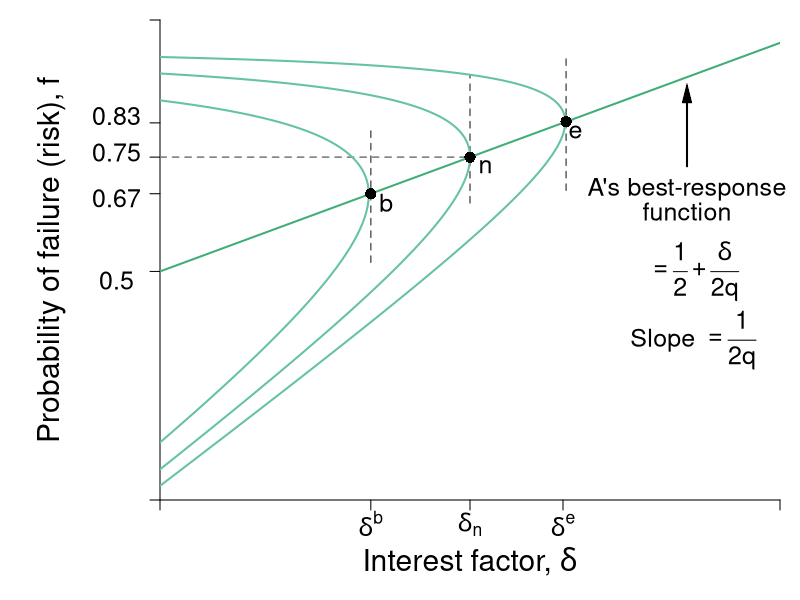

This figure's R source:
#Graph Designer: Simon Halliday
#Authors: Bowles, Foley and Halliday
#Title: Coordination, Conflict and Competition: A Text in Microeconomics

library(shape)
pdf(file = "credit/non_contractual_brf_part_b.pdf", width = 8, height = 6)

#Set parameters for graphics
axislabelsize <- 1.8
labelsize <- 1.5
namesize <- 1.8
annotatesize <- 1.5
graphlinewidth <- 2
segmentlinewidth <- 1.5

COL <- c("#7fc97f", "#beaed4", "#fdc086", "#ffff99", "#386cb0", "#f0027f", "#bf5b17", "#666666")
COLA <- c("#e0f3db", "#99d8c9","#66c2a4","#41ae76", "#238b45", "#005824")
COLB <- c("#c6dbef", "#4eb3d3", "#2b8cbe", "#0868ac","#084081")
grays <- gray.colors(25, start = 1, end = 0)

#Edited the margins to cater for the larger LHS labels
par(mar =  c(5, 8, 1, 1))

brfFn <- function(delta, mu = 1) {
  .5 + (delta / (2 * mu)) 
}

isoreturnFn <- function(delta, pi=0.125) {
  1 - (pi)/delta
}


yFn <- function(d1, f1, mu = 1){
  mu*f1*(1 - f1) - d1*(1 - f1)
}

ylow <- function(delta, mu = 1, ybar = 0.03){
  (-sqrt(delta^2 - 2*delta*mu + mu^2 - 4*mu*ybar) + delta + mu)/(2*mu)
}

yhigh <- function(delta, mu = 1, ybar = 0.03){
  (sqrt(delta^2 - 2*delta*mu + mu^2 - 4*mu*ybar) + delta + mu)/(2*mu)
}

xlims <- c(0, 1)
ylims <- c(0, 1.05)

npts <- 501 
d1 <- seq(xlims[1], xlims[2], length.out = npts)
f1 <- seq(ylims[1], ylims[2], length.out = npts) 
a <- c(0.03, 0.0625, 0.11)

plot(0, 0, xlim = xlims, ylim = ylims, type = "n",
     xlab = expression(paste("")),
     ylab = expression(paste("")), 
     xaxt = "n", 
     yaxt = "n", 
     cex.lab = axislabelsize, 
     bty = "n", 
     xaxs = "i", 
     yaxs = "i"
)


# ticksy <- seq(from = 0, to = ylims[2], by = 0.1)
# ylabels <- seq(from = 0, to = ylims[2], by = 0.1)
# ticksx <- seq(from = 0, to = xlims[2], by = 0.1)
# xlabels <- seq(from = 0, to = xlims[2], by = 0.1)
ticksy <- c(ylims[1], 0.5, brfFn(delta = 0.34), brfFn(delta = 0.5), brfFn(delta = 0.65), ylims[2])
ylabels <- c(NA, NA, NA, NA, NA, NA, NA)
#ylabels <- c(NA, expression(paste(f == frac(1,2))), expression(paste(f^d)), expression(paste(f*(delta^L) )),  expression(paste(f*(delta^n) == frac(3,4))),expression(paste(f*(delta^H) )), expression(paste(f^e)), NA)
ticksx <- c(xlims[1], 0.34, 0.5, 0.65, xlims[2])
xlabels <- c(NA,  expression(paste(delta^b)), expression(paste(delta[n])), expression(paste(delta^e)), NA)

axis(1, at = ticksx, pos = 0, labels = xlabels, cex.axis = labelsize)
axis(2, at = ticksy, pos = 0, labels = ylabels, las = 1,cex.axis = labelsize)

#ylabels <- c(NA, expression(paste(f == frac(1,2))), expression(paste(f^d)), expression(paste(f*(delta^L) )),  expression(paste(f*(delta^n) == frac(3,4))),expression(paste(f*(delta^H) )), expression(paste(f^e)), NA)
# text(-0.0905, 0.48, expression(paste(frac(1,2) == f)), cex = labelsize, xpd =TRUE)
# # text(-0.05, 0.58, expression(paste(f^d)), cex = labelsize, xpd =TRUE)
# text(-0.07, 0.66, expression(paste(f*(delta^L) )), cex = labelsize, xpd =TRUE)
# text(-0.105, 0.76, expression(paste(frac(3,4) == f*(delta^n) )), cex = labelsize, xpd =TRUE)
# text(-0.07, 0.84, expression(paste(f*(delta^n))), cex = labelsize, xpd =TRUE)
# text(-0.07, 0.93, expression(paste(f*(delta^H) )), cex = labelsize, xpd =TRUE)
# text(-0.05, 1.05, expression(paste(f^e)), cex = labelsize, xpd =TRUE)
# 
# y-labels with numeric values
text(-0.07, 0.48, expression(paste(0.50)), cex = labelsize, xpd = TRUE)
# text(-0.07, 0.58, expression(paste(0.57)), cex = labelsize, xpd = TRUE)
text(-0.07, 0.66, expression(paste(0.67)), cex = labelsize, xpd = TRUE)
text(-0.07, 0.76, expression(paste(0.75)), cex = labelsize, xpd = TRUE)
text(-0.07, 0.84, expression(paste(0.83)), cex = labelsize, xpd = TRUE)
# text(-0.07, 0.93, expression(paste(0.93)), cex = labelsize, xpd = TRUE)
# text(-0.07, 1.05, expression(paste(1.05)), cex = labelsize, xpd =TRUE)

npts <- 503 
xx1 <- seq(xlims[1], xlims[2], length.out = npts)
xx2 <- seq(0, 1, length.out = npts)

#Draw the graphs
lines(xx1, brfFn(xx1), col = COLA[4], lwd = graphlinewidth)

#Axis labels
mtext(expression(paste("Interest factor, ", delta)), side = 1, line = 3, cex = axislabelsize)
text(-0.175, 0.5*(ylims[2]), expression(paste("Probability of failure (risk), ", f)), xpd = TRUE, cex = axislabelsize, srt = 90) 



segments(0.5, 0.65, 0.5, yhigh(delta = 0.5), lty = 2, col = grays[22] , lwd = segmentlinewidth)
#segments(0, yhigh(delta = 0.5), 0.5, yhigh(delta = 0.5), lty = 2, col = grays[20] , lwd = segmentlinewidth)
#segments(0, ylow(delta = 0.5), 0.5, ylow(delta = 0.5), lty = 2, col = grays[20] , lwd = segmentlinewidth)

segments(0.34, brfFn(delta = 0.34) - 0.15, 0.34, brfFn(delta = 0.34) + 0.15, lty = 2, col = grays[22] , lwd = segmentlinewidth)
segments(0.655, brfFn(delta = 0.655) - 0.15, 0.655, brfFn(delta = 0.655) + 0.15, lty = 2, col = grays[22] , lwd = segmentlinewidth)
segments(0, brfFn(delta = 0.5), 0.5, brfFn(delta = 0.5), lty = 2, col = grays[20] , lwd = segmentlinewidth)

# 
# segments(8, 0, 8,indiffA(x = 8)  , lty = 2, col = "gray" , lwd = segmentlinewidth)
# segments(0, indiffA(x = 8) , 8,indiffA(x = 8)  , lty = 2, col = "gray" , lwd = segmentlinewidth)

#Contour lines
contour(d1, f1,
        outer(d1, f1, yFn),
        drawlabels = FALSE,
        col = COLA[3],
        lwd = graphlinewidth,
        levels = a,
        xaxs = "i",
        yaxs = "i",
        add = TRUE)

text(0.5 + 0.025, brfFn(delta = 0.5) - 0.02, expression(paste(n)), cex = labelsize)
points(0.5, brfFn(delta = 0.5), pch = 16, col = "black", cex = 1.5)
text(0.34 + 0.025, brfFn(delta = 0.34) - 0.02, expression(paste(b)), cex = labelsize)
points(0.34, brfFn(delta = 0.34), pch = 16, col = "black", cex = 1.5)
text(0.65 + 0.02, brfFn(delta = 0.65) - 0.02, expression(paste(e)), cex = labelsize)
points(0.655, brfFn(delta = 0.655), pch = 16, col = "black", cex = 1.5)


#points(0.32, 0.58, pch = 16, col = "black", cex = 1.5)
#text(0.33, 0.56, expression(paste(g)), cex = labelsize)

#points(0.32, 0.93, pch = 16, col = "black", cex = 1.5)
#text(0.33, 0.56, expression(paste(g)), cex = labelsize)

# text(0.5+ 0.02, ylow(delta = 0.5) - 0.02, expression(paste(d)), cex = labelsize)
# points(0.5, ylow(delta = 0.5), pch = 16, col = "black", cex = 1.5)
# text(0.5+ 0.02, yhigh(delta = 0.5) - 0.025, expression(paste(e)), cex = labelsize)
# points(0.5, yhigh(delta = 0.5), pch = 16, col = "black", cex = 1.5)

#text(0.65, 1.01, expression(paste("Iso-expected income curves")), cex = labelsize)

# text(0.3, 1.01, expression(paste(y[1] == y^L)), cex = labelsize)
# text(0.3, 0.88, expression(paste(y[2] == y^{NE})), cex = labelsize)
# text(0.2, 0.75, expression(paste(y[3] == y^H)), cex = labelsize)
# text(0.4, 0.22, expression(Slope), cex = labelsize)
# text(0.4, 0.14, expression(paste(-mrs(delta, f) == frac(1 - f, q*(1 - 2*f) + delta))), cex = labelsize)
# Arrows(0.4, 0.24, 0.4, 0.4, col = "black", lty = 1, lwd = 2, arr.type = "triangle", arr.lwd = 0.5)

text(0.85, 0.68, expression(paste("A's best-response")), cex = labelsize, xpd  = TRUE)
text(0.85, 0.63, expression(paste("function")), cex = labelsize, xpd  = TRUE)

text(0.86, 0.5, expression(paste(phantom() == frac(1,2) + frac(delta, 2*q))), cex = labelsize, xpd  = TRUE)

text(0.86, 0.35, expression(paste("Slope ", phantom() == frac(1, 2*q))), cex = labelsize, xpd  = TRUE)
Arrows(0.85, 0.73, 0.85, 0.89, col = "black", lty = 1, lwd = 2, arr.type = "triangle", arr.lwd = 0.5)

dev.off()
